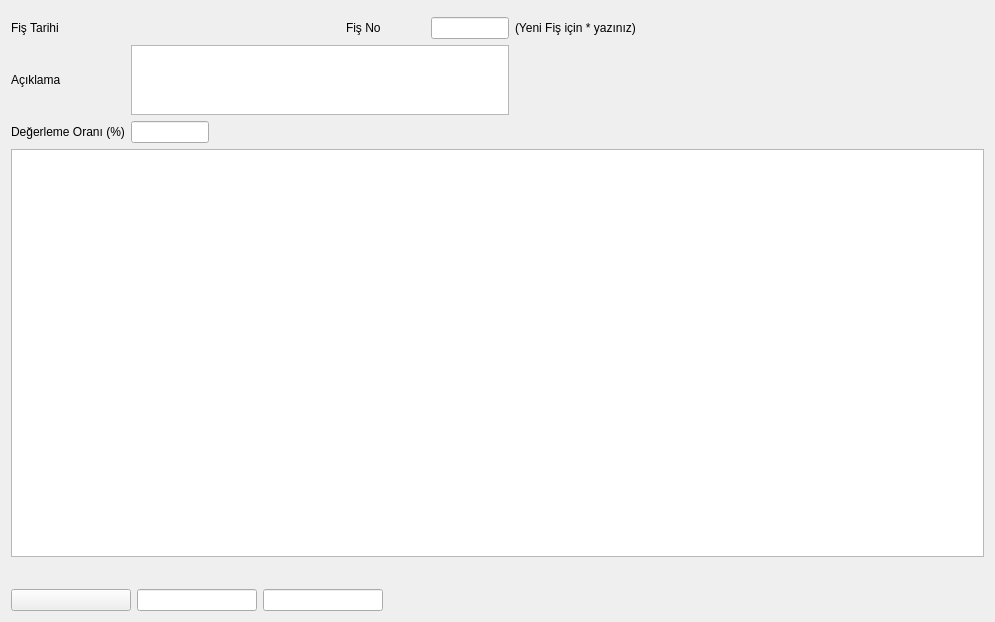
<?xml version="1.0" encoding="UTF-8"?>
<ui version="4.0">
 <class>DMR_YENIDEN_DEGERLEME_FISI</class>
 <widget class="QDialog" name="DMR_YENIDEN_DEGERLEME_FISI">
  <property name="geometry">
   <rect>
    <x>0</x>
    <y>0</y>
    <width>995</width>
    <height>622</height>
   </rect>
  </property>
  <property name="sizePolicy">
   <sizepolicy hsizetype="Expanding" vsizetype="Expanding">
    <horstretch>0</horstretch>
    <verstretch>0</verstretch>
   </sizepolicy>
  </property>
  <property name="minimumSize">
   <size>
    <width>650</width>
    <height>500</height>
   </size>
  </property>
  <property name="windowTitle">
   <string>Yeniden Değerleme Fişi</string>
  </property>
  <layout class="QGridLayout" name="gridLayout_3" rowstretch="1,1,70,1,1">
   <property name="sizeConstraint">
    <enum>QLayout::SetNoConstraint</enum>
   </property>
   <item row="0" column="1">
    <widget class="QWidget" name="navigation_button_widget" native="true">
     <property name="sizePolicy">
      <sizepolicy hsizetype="Expanding" vsizetype="Fixed">
       <horstretch>0</horstretch>
       <verstretch>0</verstretch>
      </sizepolicy>
     </property>
    </widget>
   </item>
   <item row="1" column="0" colspan="2">
    <layout class="QGridLayout" name="gridLayout" columnstretch="1,5,8,5,5,10,20">
     <item row="1" column="0">
      <widget class="QLabel" name="label_5">
       <property name="sizePolicy">
        <sizepolicy hsizetype="Fixed" vsizetype="Fixed">
         <horstretch>0</horstretch>
         <verstretch>0</verstretch>
        </sizepolicy>
       </property>
       <property name="text">
        <string>Açıklama</string>
       </property>
      </widget>
     </item>
     <item row="2" column="0">
      <widget class="QLabel" name="label_3">
       <property name="sizePolicy">
        <sizepolicy hsizetype="Fixed" vsizetype="Fixed">
         <horstretch>0</horstretch>
         <verstretch>0</verstretch>
        </sizepolicy>
       </property>
       <property name="text">
        <string>Değerleme Oranı (%)</string>
       </property>
      </widget>
     </item>
     <item row="2" column="1">
      <widget class="QCommaEdit" name="commaEdit_degerleme_orani">
       <property name="whatsThis">
        <string>Sayilari formatina(Or:1,000,234.50) donusturur. </string>
       </property>
       <property name="QCommaEdit" stdset="0">
        <rect>
         <x>0</x>
         <y>0</y>
         <width>100</width>
         <height>100</height>
        </rect>
       </property>
      </widget>
     </item>
     <item row="0" column="0">
      <widget class="QLabel" name="label_6">
       <property name="sizePolicy">
        <sizepolicy hsizetype="Fixed" vsizetype="Fixed">
         <horstretch>0</horstretch>
         <verstretch>0</verstretch>
        </sizepolicy>
       </property>
       <property name="text">
        <string>Fiş Tarihi </string>
       </property>
      </widget>
     </item>
     <item row="1" column="1" colspan="4">
      <widget class="QLimitedTextEdit" name="limitedTextEdit_aciklama"/>
     </item>
     <item row="0" column="3">
      <widget class="QLabel" name="label">
       <property name="sizePolicy">
        <sizepolicy hsizetype="Fixed" vsizetype="Fixed">
         <horstretch>0</horstretch>
         <verstretch>0</verstretch>
        </sizepolicy>
       </property>
       <property name="text">
        <string>Fiş No</string>
       </property>
       <property name="buddy">
        <cstring>lineedit_fis_no</cstring>
       </property>
      </widget>
     </item>
     <item row="2" column="4">
      <spacer name="horizontalSpacer">
       <property name="orientation">
        <enum>Qt::Horizontal</enum>
       </property>
       <property name="sizeHint" stdset="0">
        <size>
         <width>40</width>
         <height>20</height>
        </size>
       </property>
      </spacer>
     </item>
     <item row="0" column="4">
      <widget class="QLineEdit" name="lineedit_fis_no">
       <property name="enabled">
        <bool>true</bool>
       </property>
       <property name="sizePolicy">
        <sizepolicy hsizetype="Expanding" vsizetype="Fixed">
         <horstretch>0</horstretch>
         <verstretch>0</verstretch>
        </sizepolicy>
       </property>
       <property name="text">
        <string/>
       </property>
       <property name="readOnly">
        <bool>false</bool>
       </property>
      </widget>
     </item>
     <item row="0" column="5">
      <widget class="QLabel" name="label_2">
       <property name="text">
        <string>(Yeni Fiş için * yazınız)</string>
       </property>
      </widget>
     </item>
     <item row="0" column="1" colspan="2">
      <widget class="QAdakDate" name="adakDate_fis_tarihi">
       <property name="whatsThis">
        <string>Tarih WidgetÄ± </string>
       </property>
       <property name="QAdakDate" stdset="0">
        <rect>
         <x>0</x>
         <y>0</y>
         <width>100</width>
         <height>100</height>
        </rect>
       </property>
      </widget>
     </item>
     <item row="2" column="3">
      <spacer name="horizontalSpacer_2">
       <property name="orientation">
        <enum>Qt::Horizontal</enum>
       </property>
       <property name="sizeHint" stdset="0">
        <size>
         <width>40</width>
         <height>20</height>
        </size>
       </property>
      </spacer>
     </item>
     <item row="1" column="6">
      <spacer name="horizontalSpacer_6">
       <property name="orientation">
        <enum>Qt::Horizontal</enum>
       </property>
       <property name="sizeHint" stdset="0">
        <size>
         <width>40</width>
         <height>20</height>
        </size>
       </property>
      </spacer>
     </item>
     <item row="2" column="2">
      <spacer name="horizontalSpacer_8">
       <property name="orientation">
        <enum>Qt::Horizontal</enum>
       </property>
       <property name="sizeHint" stdset="0">
        <size>
         <width>40</width>
         <height>20</height>
        </size>
       </property>
      </spacer>
     </item>
    </layout>
   </item>
   <item row="2" column="0" colspan="2">
    <widget class="QTableWidget" name="tablewidget_fis_satirlari"/>
   </item>
   <item row="3" column="0">
    <widget class="QLabel" name="label_9">
     <property name="text">
      <string/>
     </property>
    </widget>
   </item>
   <item row="4" column="0" colspan="2">
    <layout class="QGridLayout" name="gridLayout_2" columnstretch="2,2,2,10">
     <item row="0" column="0">
      <widget class="QPushButton" name="button_yazdir">
       <property name="sizePolicy">
        <sizepolicy hsizetype="Expanding" vsizetype="Fixed">
         <horstretch>0</horstretch>
         <verstretch>0</verstretch>
        </sizepolicy>
       </property>
       <property name="text">
        <string/>
       </property>
       <property name="icon">
        <iconset resource="../k9_icons.qrc">
         <normaloff>:/k9_icons/K9_ICONS/yazdir_ikonu.png</normaloff>:/k9_icons/K9_ICONS/yazdir_ikonu.png</iconset>
       </property>
       <property name="iconSize">
        <size>
         <width>32</width>
         <height>32</height>
        </size>
       </property>
       <property name="autoDefault">
        <bool>false</bool>
       </property>
      </widget>
     </item>
     <item row="0" column="1">
      <widget class="QCommaEdit" name="commaedit_top_yeni_demirbas_degeri">
       <property name="sizePolicy">
        <sizepolicy hsizetype="Expanding" vsizetype="Fixed">
         <horstretch>0</horstretch>
         <verstretch>0</verstretch>
        </sizepolicy>
       </property>
       <property name="focusPolicy">
        <enum>Qt::NoFocus</enum>
       </property>
       <property name="whatsThis">
        <string>Sayilari formatina(Or:1,000,234.50) donusturur. </string>
       </property>
       <property name="readOnly">
        <bool>true</bool>
       </property>
       <property name="QCommaEdit" stdset="0">
        <rect>
         <x>0</x>
         <y>0</y>
         <width>100</width>
         <height>100</height>
        </rect>
       </property>
      </widget>
     </item>
     <item row="0" column="2">
      <widget class="QCommaEdit" name="commaEdit_top_yeni_bir_amor_degeri">
       <property name="sizePolicy">
        <sizepolicy hsizetype="Expanding" vsizetype="Fixed">
         <horstretch>0</horstretch>
         <verstretch>0</verstretch>
        </sizepolicy>
       </property>
       <property name="focusPolicy">
        <enum>Qt::NoFocus</enum>
       </property>
       <property name="whatsThis">
        <string>Sayilari formatina(Or:1,000,234.50) donusturur. </string>
       </property>
       <property name="readOnly">
        <bool>true</bool>
       </property>
       <property name="QCommaEdit" stdset="0">
        <rect>
         <x>0</x>
         <y>0</y>
         <width>100</width>
         <height>100</height>
        </rect>
       </property>
      </widget>
     </item>
     <item row="0" column="3">
      <spacer name="horizontalSpacer_3">
       <property name="orientation">
        <enum>Qt::Horizontal</enum>
       </property>
       <property name="sizeHint" stdset="0">
        <size>
         <width>40</width>
         <height>20</height>
        </size>
       </property>
      </spacer>
     </item>
    </layout>
   </item>
   <item row="3" column="1">
    <spacer name="horizontalSpacer_4">
     <property name="orientation">
      <enum>Qt::Horizontal</enum>
     </property>
     <property name="sizeHint" stdset="0">
      <size>
       <width>40</width>
       <height>20</height>
      </size>
     </property>
    </spacer>
   </item>
  </layout>
  <action name="action_satir_ekle">
   <property name="text">
    <string>Satır Ekle</string>
   </property>
  </action>
  <action name="action_satir_sil">
   <property name="text">
    <string>Satır Sil</string>
   </property>
  </action>
  <action name="action_satiri_tamamla">
   <property name="text">
    <string>Satiri Tamamla</string>
   </property>
   <property name="toolTip">
    <string>Satırdaki eksik bilgileri tamamlar.</string>
   </property>
   <property name="shortcut">
    <string>Ctrl+T</string>
   </property>
  </action>
 </widget>
 <customwidgets>
  <customwidget>
   <class>QAdakDate</class>
   <extends>QWidget</extends>
   <header>QAdakDate.h</header>
  </customwidget>
  <customwidget>
   <class>QCommaEdit</class>
   <extends>QLineEdit</extends>
   <header>QCommaEdit.h</header>
  </customwidget>
  <customwidget>
   <class>QLimitedTextEdit</class>
   <extends>QTextEdit</extends>
   <header>QLimitedTextEdit.h</header>
  </customwidget>
 </customwidgets>
 <tabstops>
  <tabstop>adakDate_fis_tarihi</tabstop>
  <tabstop>lineedit_fis_no</tabstop>
  <tabstop>limitedTextEdit_aciklama</tabstop>
  <tabstop>commaEdit_degerleme_orani</tabstop>
  <tabstop>tablewidget_fis_satirlari</tabstop>
  <tabstop>button_yazdir</tabstop>
 </tabstops>
 <resources>
  <include location="../k9_icons.qrc"/>
 </resources>
 <connections/>
</ui>
